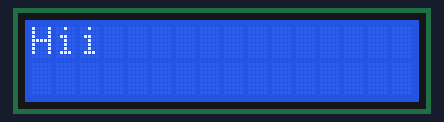
The sketch below on a simulated Arduino Uno, built with avr-gcc and run on an emulated ATmega328P. Shown: 16×2 character LCD.

Above: at 0.1 s.
At 3.1 s:
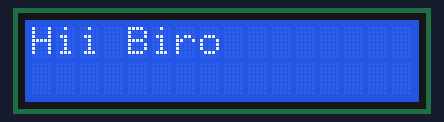
At 5.2 s:
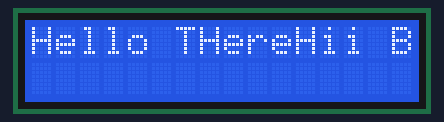

Measured:
- what the display in image 1 shows lasts 2.0 s, from 3.1 s to 5.1 s

The sketch:

LCD1.ino
```cpp
#include<LiquidCrystal.h>

LiquidCrystal lcd(7,6,5,4,3,2); //RS,EN,D4,D5,D6,D7

void setup() {
  // put your setup code here, to run once:
lcd.begin(16,2);
//lcd.setCursor(0,0);
lcd.print("Hii");
delay(3000);
lcd.clear();
}

void loop() {
  // put your main code here, to run repeatedly:
lcd.print("Hii Biro");
delay(2000);
lcd.clear();
delay(100);
lcd.print("Hello THere");
}
```
